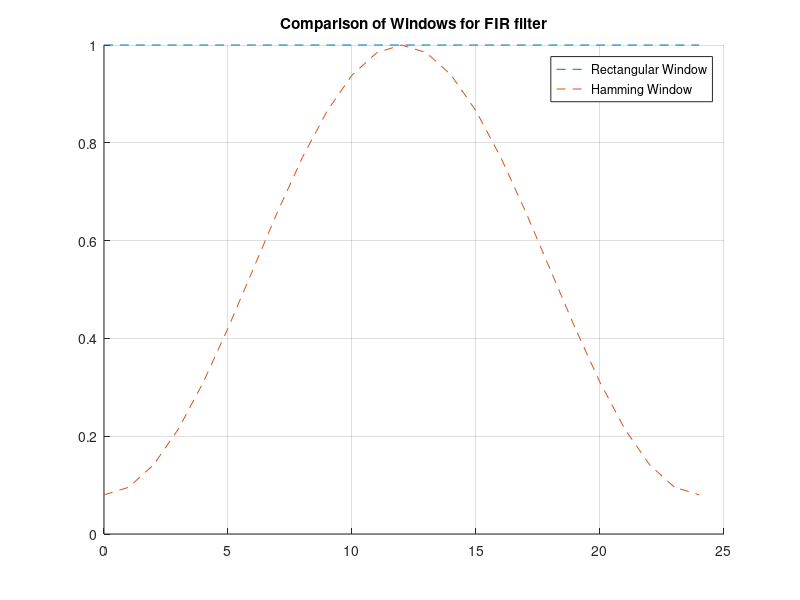
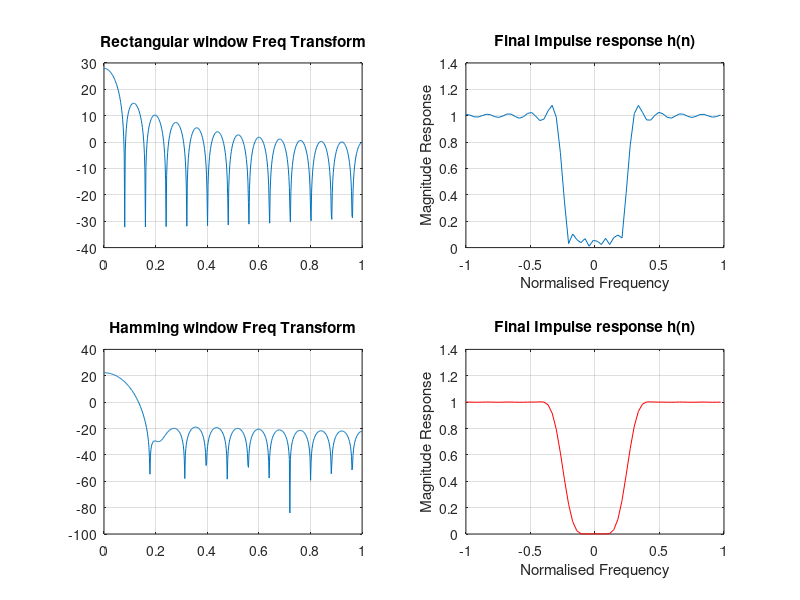

Recreate these plots in MATLAB, in order.
%% Title: Design of a highpass FIR filter
% Aim: To design a highpass FIR filter using hamming window and rectangular
% window

clear; close all; clc;

M = 25; % Length of the window

w_rect = zeros(1,M);    % Intialising the window coefficients
w_hamming = zeros(1,M); % Intialising the window coefficients

if rem(M,2)==0  
    alpha_delay = M/2; % If M is even
else
    alpha_delay = (M-1)/2; % If M is odd
end

n = 0:1:M-1; % Time axis

% Filter specification of desired FIR filter
hd = (sin(pi*(n-alpha_delay))-sin((pi/4)*(n-alpha_delay)))./(pi*(n-alpha_delay)); % Desired infinite impulse response 

hd(alpha_delay + 1) = 0.75;

% Define windows to be used
for n = 0:1:M-1
        w_rect(n+1) = 1;    % Definition of rectangular window
        w_hamming(n+1) = 0.54 - 0.46 * cos(2*pi*n/(M-1)); % Definition of Hamming window
end

f_w_rect = abs(freqz(w_rect));      % Frequency transform of rectangular window
f_w_hamming = abs(freqz(w_hamming));% Frequency transform of Hamming window

hold on;
plot(linspace(0,M-1,M),w_rect,'--'); grid on;
plot(linspace(0,M-1,M),w_hamming,'--'); grid on;
hold off;
title('Comparison of Windows for FIR filter');
legend('Rectangular Window','Hamming Window');

figure;
subplot(2,2,1);plot(linspace(0,1,512),20*log10(f_w_rect)); grid on;title('Rectangular window Freq Transform');
subplot(2,2,3);plot(linspace(0,1,512),20*log10(f_w_hamming)); grid on;title('Hamming window Freq Transform');

% Caluclate final impulse response h(n) = hd(n) * w(n)
hn_rect = hd .* w_rect;
hn_hamming = hd .* w_hamming;

w = -pi:0.1:pi;

H_rect_freq = freqz(hn_rect,1,w);
subplot(2,2,2);plot(w/pi, (abs(H_rect_freq)));grid on;
title('Final Impulse response h(n)');xlabel('Normalised Frequency');ylabel('Magnitude Response');

H_hamming_freq = freqz(hn_hamming,1,w);
subplot(2,2,4);plot(w/pi, (abs(H_hamming_freq)),'r-');grid on;
title('Final Impulse response h(n)');xlabel('Normalised Frequency');ylabel('Magnitude Response');